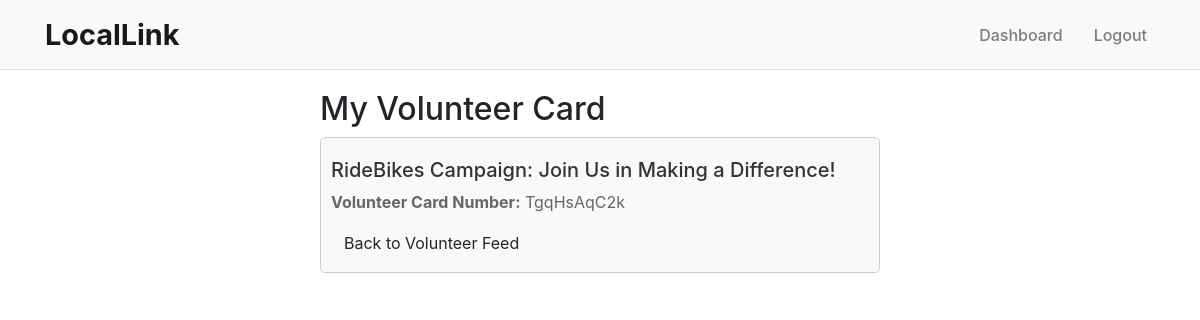
Page /volunteer/my_volunteer_card.php (signed in) on the committed database.
### tables this page shows
CREATE TABLE `volunteer_applications` (
  `application_id` int(11) NOT NULL,
  `volunteer_id` int(11) NOT NULL,
  `user_id` int(11) NOT NULL,
  `application_date` timestamp NOT NULL DEFAULT current_timestamp(),
  `volunteer_card_number` varchar(20) NOT NULL,
  `name` varchar(100) NOT NULL
);

CREATE TABLE `volunteer_opportunities` (
  `volunteer_id` int(11) NOT NULL,
  `opportunity_name` varchar(100) NOT NULL,
  `opportunity_description` text DEFAULT NULL,
  `cover_image` longblob DEFAULT NULL,
  `applications_count` int(11) DEFAULT 0,
  `owner_id` int(11) DEFAULT NULL,
  `disapproval_reason` text DEFAULT NULL,
  `is_disapproved` tinyint(1) NOT NULL DEFAULT 0
);

### volunteer/my_volunteer_card.php (the view, shortened to what this page needs)
<?php
require_once('../utils/config.php');
$user_id = $_SESSION['user_id'];
$sql = "SELECT va.application_id, va.volunteer_card_number, vo.opportunity_name
FROM volunteer_applications va
INNER JOIN volunteer_opportunities vo ON va.volunteer_id = vo.volunteer_id
WHERE va.user_id = $user_id";
$result = $mysqli->query($sql);
?>
<!DOCTYPE html>
<html lang="en">
<head>
</head>
<body>
<?php include('../utils/navbar.php'); ?>
<div class="wrapper">
<h2>My Volunteer Card</h2>
<?php if ($result && $result->num_rows > 0): ?>
<?php while ($row = $result->fetch_assoc()): ?>
<div class="volunteer-card">
<h3><?php echo htmlspecialchars($row['opportunity_name']); ?></h3>
<p><strong>Volunteer Card Number:</strong> <?php echo htmlspecialchars($row['volunteer_card_number']); ?></p>
<a href="volunteer_opportunities_feed.php" class="btn">Back to Volunteer Feed</a>
</div>
<?php endwhile; ?>
<?php else: ?>
<p>No volunteer applications found.</p>
<a href="volunteer_opportunities_feed.php" class="btn">Back to Volunteer Feed</a>
<?php endif; ?>
</div>
</body>
</html>

### volunteer/my_volunteer_card.php (style rules this page uses)
.wrapper { max-width: 600px; margin: 0 auto; padding: 20px; }
.volunteer-card { margin-bottom: 20px; padding: 10px; border: 1px solid #ccc; border-radius: 5px; background-color: #f9f9f9; }
.volunteer-card h3 { margin-top: 10px; font-size: 20px; color: #333; }
.volunteer-card p { color: #666; margin-bottom: 10px; }
.btn { display: inline-block; padding: 8px 16px; background-color: #DA7297; color: #fff; text-decoration: none; border-radius: 4px; transition: background-color 0.3s; }

### rows in the picture
volunteer_applications: volunteer.opportunity_name "RideBikes Campaign: Join Us in Making a Difference!", volunteer_card_number "TgqHsAqC2k"

### other values in the picture
$dashboard_text "Dashboard"
$logout_text "Logout"
